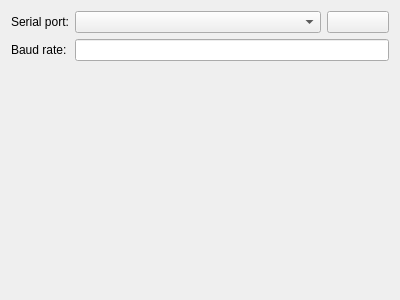
<?xml version="1.0" encoding="UTF-8"?>
<ui version="4.0">
 <class>SerialDataSourceConfigWidget</class>
 <widget class="QWidget" name="SerialDataSourceConfigWidget">
  <property name="geometry">
   <rect>
    <x>0</x>
    <y>0</y>
    <width>400</width>
    <height>300</height>
   </rect>
  </property>
  <property name="windowTitle">
   <string>Serial Data Source Configuration</string>
  </property>
  <layout class="QFormLayout" name="formLayout">
   <item row="0" column="0">
    <widget class="QLabel" name="label1">
     <property name="text">
      <string>Serial port:</string>
     </property>
    </widget>
   </item>
   <item row="0" column="1">
    <layout class="QHBoxLayout" name="horizontalLayout" stretch="4,1">
     <item>
      <widget class="QComboBox" name="serialPortsComboBox">
       <property name="toolTip">
        <string>List of available serial ports</string>
       </property>
      </widget>
     </item>
     <item>
      <widget class="QPushButton" name="rescanSerialPortsButton">
       <property name="toolTip">
        <string>Rescan serial ports</string>
       </property>
       <property name="text">
        <string/>
       </property>
       <property name="icon">
        <iconset theme="view-refresh"/>
       </property>
      </widget>
     </item>
    </layout>
   </item>
   <item row="1" column="0">
    <widget class="QLabel" name="label2">
     <property name="text">
      <string>Baud rate:</string>
     </property>
    </widget>
   </item>
   <item row="1" column="1">
    <widget class="QLineEdit" name="baudRateTextField"/>
   </item>
  </layout>
 </widget>
 <tabstops>
  <tabstop>serialPortsComboBox</tabstop>
  <tabstop>rescanSerialPortsButton</tabstop>
  <tabstop>baudRateTextField</tabstop>
 </tabstops>
 <resources>
  <include location="biogui.qrc"/>
 </resources>
 <connections/>
</ui>
